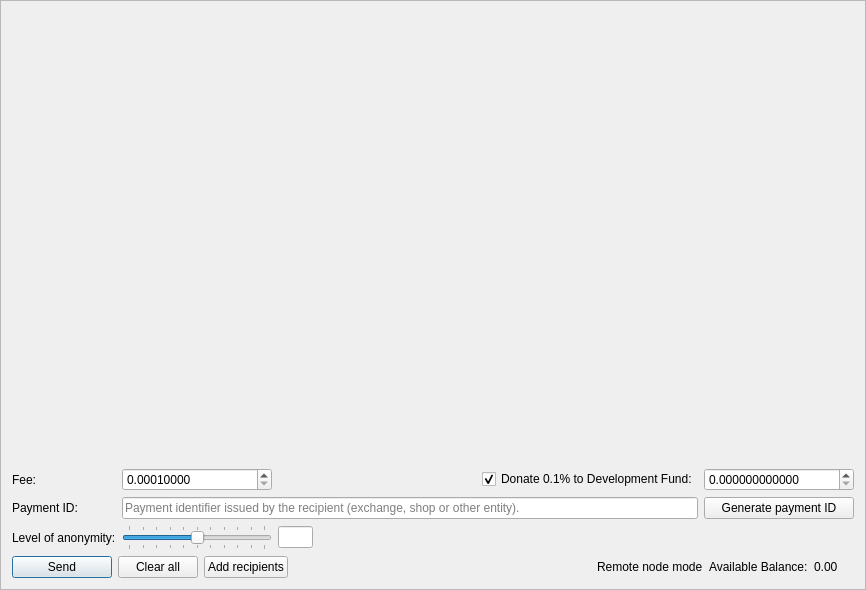
<?xml version="1.0" encoding="UTF-8"?>
<ui version="4.0">
 <class>SendFrame</class>
 <widget class="QFrame" name="SendFrame">
  <property name="geometry">
   <rect>
    <x>0</x>
    <y>0</y>
    <width>866</width>
    <height>590</height>
   </rect>
  </property>
  <property name="windowTitle">
   <string>Frame</string>
  </property>
  <property name="frameShape">
   <enum>QFrame::StyledPanel</enum>
  </property>
  <property name="frameShadow">
   <enum>QFrame::Raised</enum>
  </property>
  <layout class="QVBoxLayout" name="m_send_frame_main_layout">
   <item>
    <widget class="QScrollArea" name="m_transfersScrollarea">
     <property name="frameShape">
      <enum>QFrame::NoFrame</enum>
     </property>
     <property name="widgetResizable">
      <bool>true</bool>
     </property>
     <widget class="QWidget" name="scrollAreaWidgetContents">
      <property name="geometry">
       <rect>
        <x>0</x>
        <y>0</y>
        <width>846</width>
        <height>444</height>
       </rect>
      </property>
      <layout class="QVBoxLayout" name="m_send_frame_layout">
       <property name="leftMargin">
        <number>0</number>
       </property>
       <property name="topMargin">
        <number>0</number>
       </property>
       <property name="rightMargin">
        <number>0</number>
       </property>
       <property name="bottomMargin">
        <number>0</number>
       </property>
       <item>
        <spacer name="verticalSpacer">
         <property name="orientation">
          <enum>Qt::Vertical</enum>
         </property>
         <property name="sizeHint" stdset="0">
          <size>
           <width>20</width>
           <height>445</height>
          </size>
         </property>
        </spacer>
       </item>
      </layout>
     </widget>
    </widget>
   </item>
   <item>
    <layout class="QGridLayout" name="gridLayout">
     <property name="topMargin">
      <number>5</number>
     </property>
     <item row="5" column="1">
      <widget class="QSlider" name="m_mixinSlider">
       <property name="maximumSize">
        <size>
         <width>150</width>
         <height>16777215</height>
        </size>
       </property>
       <property name="baseSize">
        <size>
         <width>200</width>
         <height>0</height>
        </size>
       </property>
       <property name="maximum">
        <number>10</number>
       </property>
       <property name="pageStep">
        <number>1</number>
       </property>
       <property name="value">
        <number>5</number>
       </property>
       <property name="sliderPosition">
        <number>5</number>
       </property>
       <property name="tracking">
        <bool>false</bool>
       </property>
       <property name="orientation">
        <enum>Qt::Horizontal</enum>
       </property>
       <property name="tickPosition">
        <enum>QSlider::TicksBothSides</enum>
       </property>
       <property name="tickInterval">
        <number>1</number>
       </property>
      </widget>
     </item>
     <item row="5" column="0">
      <widget class="QLabel" name="label_2">
       <property name="text">
        <string>Level of anonymity:</string>
       </property>
      </widget>
     </item>
     <item row="1" column="3">
      <widget class="QCheckBox" name="donateCheckBox">
       <property name="text">
        <string>Donate 0.1% to Development Fund:</string>
       </property>
       <property name="checked">
        <bool>true</bool>
       </property>
      </widget>
     </item>
     <item row="1" column="0">
      <widget class="QLabel" name="label">
       <property name="text">
        <string>Fee:</string>
       </property>
      </widget>
     </item>
     <item row="3" column="0">
      <widget class="QLabel" name="label_6">
       <property name="text">
        <string>Payment ID:</string>
       </property>
      </widget>
     </item>
     <item row="5" column="2">
      <widget class="QLineEdit" name="m_mixinEdit">
       <property name="minimumSize">
        <size>
         <width>35</width>
         <height>0</height>
        </size>
       </property>
       <property name="maximumSize">
        <size>
         <width>30</width>
         <height>16777215</height>
        </size>
       </property>
       <property name="text">
        <string notr="true"/>
       </property>
       <property name="maxLength">
        <number>5</number>
       </property>
       <property name="alignment">
        <set>Qt::AlignCenter</set>
       </property>
       <property name="readOnly">
        <bool>true</bool>
       </property>
      </widget>
     </item>
     <item row="3" column="1" colspan="3">
      <widget class="QLineEdit" name="m_paymentIdEdit">
       <property name="maxLength">
        <number>64</number>
       </property>
       <property name="placeholderText">
        <string>Payment identifier issued by the recipient (exchange, shop or other entity).</string>
       </property>
      </widget>
     </item>
     <item row="1" column="1">
      <widget class="QDoubleSpinBox" name="m_feeSpin">
       <property name="minimumSize">
        <size>
         <width>150</width>
         <height>0</height>
        </size>
       </property>
       <property name="baseSize">
        <size>
         <width>150</width>
         <height>0</height>
        </size>
       </property>
       <property name="cursor">
        <cursorShape>IBeamCursor</cursorShape>
       </property>
       <property name="locale">
        <locale language="English" country="UnitedStates"/>
       </property>
       <property name="suffix">
        <string/>
       </property>
       <property name="decimals">
        <number>8</number>
       </property>
       <property name="minimum">
        <double>0.000100000000000</double>
       </property>
       <property name="maximum">
        <double>999999999999999.000000000000000</double>
       </property>
       <property name="singleStep">
        <double>0.000100000000000</double>
       </property>
       <property name="value">
        <double>0.000100000000000</double>
       </property>
      </widget>
     </item>
     <item row="3" column="4">
      <widget class="QPushButton" name="m_generatePaymentIdButton">
       <property name="sizePolicy">
        <sizepolicy hsizetype="Preferred" vsizetype="Fixed">
         <horstretch>0</horstretch>
         <verstretch>0</verstretch>
        </sizepolicy>
       </property>
       <property name="maximumSize">
        <size>
         <width>200</width>
         <height>16777215</height>
        </size>
       </property>
       <property name="text">
        <string>Generate payment ID</string>
       </property>
      </widget>
     </item>
     <item row="1" column="4">
      <widget class="QDoubleSpinBox" name="m_donateSpin">
       <property name="minimumSize">
        <size>
         <width>150</width>
         <height>0</height>
        </size>
       </property>
       <property name="maximumSize">
        <size>
         <width>16777215</width>
         <height>16777215</height>
        </size>
       </property>
       <property name="baseSize">
        <size>
         <width>150</width>
         <height>0</height>
        </size>
       </property>
       <property name="cursor">
        <cursorShape>IBeamCursor</cursorShape>
       </property>
       <property name="locale">
        <locale language="English" country="UnitedStates"/>
       </property>
       <property name="decimals">
        <number>12</number>
       </property>
       <property name="maximum">
        <double>999999999999999.000000000000000</double>
       </property>
       <property name="singleStep">
        <double>0.100000000000000</double>
       </property>
      </widget>
     </item>
     <item row="1" column="2">
      <spacer name="horizontalSpacer">
       <property name="orientation">
        <enum>Qt::Horizontal</enum>
       </property>
       <property name="sizeType">
        <enum>QSizePolicy::Expanding</enum>
       </property>
       <property name="sizeHint" stdset="0">
        <size>
         <width>100</width>
         <height>20</height>
        </size>
       </property>
      </spacer>
     </item>
    </layout>
   </item>
   <item>
    <layout class="QHBoxLayout" name="horizontalLayout">
     <item>
      <widget class="QPushButton" name="m_sendButton">
       <property name="minimumSize">
        <size>
         <width>100</width>
         <height>0</height>
        </size>
       </property>
       <property name="text">
        <string>Send</string>
       </property>
       <property name="icon">
        <iconset>
         <normaloff>:/icons/btn-send</normaloff>:/icons/btn-send</iconset>
       </property>
       <property name="default">
        <bool>true</bool>
       </property>
      </widget>
     </item>
     <item>
      <widget class="QPushButton" name="m_clearAllButton">
       <property name="text">
        <string>Clear all</string>
       </property>
       <property name="icon">
        <iconset resource="../../resources.qrc">
         <normaloff>:/icons/remove</normaloff>:/icons/remove</iconset>
       </property>
      </widget>
     </item>
     <item>
      <widget class="QPushButton" name="m_addRecipientButton">
       <property name="text">
        <string>Add recipients</string>
       </property>
       <property name="icon">
        <iconset>
         <normaloff>:/icons/add_recepient</normaloff>:/icons/add_recepient</iconset>
       </property>
      </widget>
     </item>
     <item>
      <spacer name="horizontalSpacer_2">
       <property name="orientation">
        <enum>Qt::Horizontal</enum>
       </property>
       <property name="sizeHint" stdset="0">
        <size>
         <width>40</width>
         <height>20</height>
        </size>
       </property>
      </spacer>
     </item>
     <item>
      <widget class="QLabel" name="m_remote_label">
       <property name="font">
        <font>
         <weight>50</weight>
         <bold>false</bold>
        </font>
       </property>
       <property name="toolTip">
        <string>Wallet is connected through remote node. Additional 0.25% fee will be applied.</string>
       </property>
       <property name="text">
        <string>Remote node mode</string>
       </property>
      </widget>
     </item>
     <item>
      <widget class="QLabel" name="label_4">
       <property name="text">
        <string>Available Balance:</string>
       </property>
      </widget>
     </item>
     <item>
      <widget class="QLabel" name="m_balanceLabel">
       <property name="text">
        <string notr="true">0.00 </string>
       </property>
      </widget>
     </item>
     <item>
      <widget class="QLabel" name="m_tickerLabel">
       <property name="text">
        <string notr="true"/>
       </property>
      </widget>
     </item>
    </layout>
   </item>
  </layout>
 </widget>
 <tabstops>
  <tabstop>m_feeSpin</tabstop>
  <tabstop>donateCheckBox</tabstop>
  <tabstop>m_donateSpin</tabstop>
  <tabstop>m_paymentIdEdit</tabstop>
  <tabstop>m_mixinSlider</tabstop>
  <tabstop>m_mixinEdit</tabstop>
  <tabstop>m_sendButton</tabstop>
  <tabstop>m_clearAllButton</tabstop>
  <tabstop>m_addRecipientButton</tabstop>
  <tabstop>m_transfersScrollarea</tabstop>
 </tabstops>
 <resources>
  <include location="../../resources.qrc"/>
 </resources>
 <connections>
  <connection>
   <sender>m_addRecipientButton</sender>
   <signal>clicked()</signal>
   <receiver>SendFrame</receiver>
   <slot>addRecipientClicked()</slot>
   <hints>
    <hint type="sourcelabel">
     <x>282</x>
     <y>561</y>
    </hint>
    <hint type="destinationlabel">
     <x>432</x>
     <y>294</y>
    </hint>
   </hints>
  </connection>
  <connection>
   <sender>m_clearAllButton</sender>
   <signal>clicked()</signal>
   <receiver>SendFrame</receiver>
   <slot>clearAllClicked()</slot>
   <hints>
    <hint type="sourcelabel">
     <x>154</x>
     <y>561</y>
    </hint>
    <hint type="destinationlabel">
     <x>432</x>
     <y>294</y>
    </hint>
   </hints>
  </connection>
  <connection>
   <sender>m_sendButton</sender>
   <signal>clicked()</signal>
   <receiver>SendFrame</receiver>
   <slot>sendClicked()</slot>
   <hints>
    <hint type="sourcelabel">
     <x>53</x>
     <y>561</y>
    </hint>
    <hint type="destinationlabel">
     <x>432</x>
     <y>294</y>
    </hint>
   </hints>
  </connection>
  <connection>
   <sender>m_mixinSlider</sender>
   <signal>valueChanged(int)</signal>
   <receiver>SendFrame</receiver>
   <slot>mixinValueChanged(int)</slot>
   <hints>
    <hint type="sourcelabel">
     <x>221</x>
     <y>520</y>
    </hint>
    <hint type="destinationlabel">
     <x>432</x>
     <y>294</y>
    </hint>
   </hints>
  </connection>
  <connection>
   <sender>m_generatePaymentIdButton</sender>
   <signal>clicked()</signal>
   <receiver>SendFrame</receiver>
   <slot>generatePaymentIdClicked()</slot>
   <hints>
    <hint type="sourcelabel">
     <x>748</x>
     <y>497</y>
    </hint>
    <hint type="destinationlabel">
     <x>432</x>
     <y>294</y>
    </hint>
   </hints>
  </connection>
 </connections>
 <slots>
  <slot>sendClicked()</slot>
  <slot>clearAllClicked()</slot>
  <slot>addRecipientClicked()</slot>
  <slot>mixinValueChanged(int)</slot>
 </slots>
</ui>
